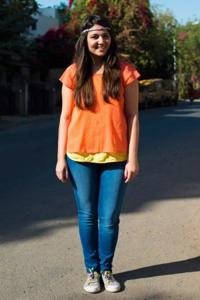
#> input picture deeplab/1.jpg, 200 x 300 px; its folder holds only this picture in this run
$ python -i classifyPreprocess.py   (imports and definitions only)   (older library calls are emulated)
#> lines starting #> are read from the running program, lines starting #| are printed output that depends on the picture
#> further down, picture is the input picture: PIL image 200x300 RGB; mean R, G, B 86.8, 81.1, 75.6
# -*- coding: utf-8 -*-
import io
import os
import sys
import numpy as np
from PIL import Image
import tensorflow as tf
import cv2
import json
from scipy import misc
from io import BytesIO

slim = tf.contrib.slim

"""
    create tfrecorde
    dict_to_tf_example:
    createTFRecord:
"""
def int64_feature(value):
    return tf.train.Feature(int64_list=tf.train.Int64List(value=[value]))

def int64_list_feature(value):
    return tf.train.Feature(int64_list=tf.train.Int64List(value=value))

def bytes_feature(value):
    return tf.train.Feature(bytes_list=tf.train.BytesList(value=[value]))

def bytes_list_feature(value):
    return tf.train.Feature(bytes_list=tf.train.BytesList(value=value))

def float_list_feature(value):
    return tf.train.Feature(float_list=tf.train.FloatList(value=value))

def contrastLimitedAHE(image):
    # [7 lines of commented-out code are left out]

    image = image.convert('L')
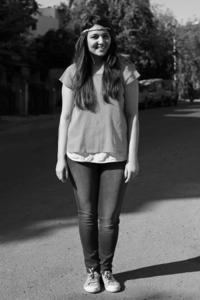
#> image: PIL image 200x300 L; min 0, max 254, mean 82.2
    image_arrary = np.array(image)
    clahe = cv2.createCLAHE(clipLimit=2.0, tileGridSize=(8, 8))
    image_arrary = clahe.apply(image_arrary)
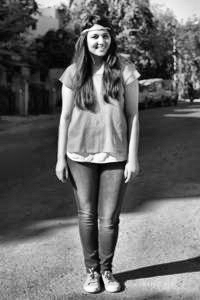
#> image_arrary: shape (300, 200); min 1, max 255, mean 103.2
    image = cv2.merge([image_arrary, image_arrary, image_arrary])
#> image: shape (300, 200, 3)

    return Image.fromarray(image)

# [129 lines left out: functions dict_to_tf_example, createTFRecord, createNewTFRecord, not called in this run]

"""
    read tfrecorde

"""
# [336 lines left out: functions parse_record, random_rescale_image_and_label, random_rotate_image, random_crop_or_pad_image_and_label, resize_and_random_crop_image, random_flip_left_right_image_and_label and 7 more, not called in this run]

# [5 lines not run here, left out]

>>> from PIL import Image
>>> picture = Image.open('../deeplab/1.jpg')
>>> result = contrastLimitedAHE(picture)
